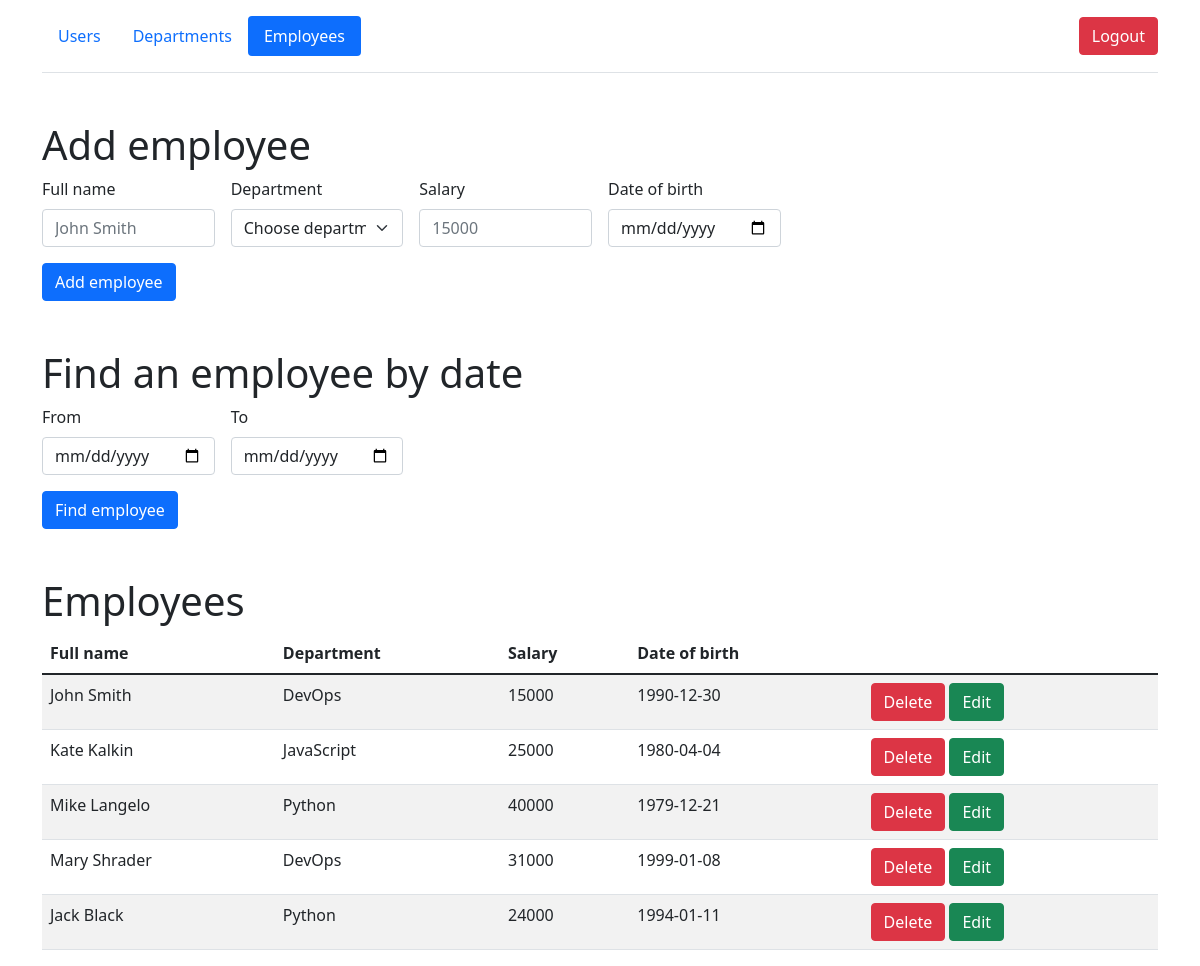
Page /employees (signed in) on the committed database.
### models/employees.py (models this page shows, shortened)
class Employees(db.Model):
    __table_args__ = {'extend_existing': True}
    id = db.Column(db.Integer, primary_key=True)
    department = db.Column(db.String(50), nullable=False)
    name = db.Column(db.String(50), nullable=False)
    birth_date = db.Column(db.Date, nullable=False)
    salary = db.Column(db.Integer, nullable=False)

### views/api.py (the view, shortened to what this page needs)
@api.route('/employees', methods=['POST', 'GET'])
@login_required
def employees_page():
    departments = Departments.query.all()
    employees = Employees.query.all()
    if session.get('user') == ADMIN:
        return render_template('employees.html', employees=employees, departments=departments)
    if request.method == 'POST':
        if 'From' in request.form.keys() and 'To' in request.form.keys():
            departments, employees = find_emp(departments, employees)
    return render_template('employees_for_users.html', employees=employees, departments=departments)

### models/users.py (called while the page is built)
@login_manager.user_loader
def load_user(user_id):
    return User.query.get(user_id)

### views/api.py (called while the page is built)
@api.before_request
def make_session_permanent():
    session.permanent = False

@api.after_request
def redirect_to_sign_in(response):
    if response.status_code == 401:
        return redirect(url_for('api.login_page') + '?next=' + request.url)
    return response

### templates/employees.html (shortened to what this page needs)
{% extends 'base.html' %}
{% block body %}
<div class="container">
        <header class="d-flex flex-wrap align-items-center justify-content-center justify-content-md-between py-3 mb-4 border-bottom">
          <ul class="nav nav-pills">
              <li class="nav-item"><a href="/users" class="nav-link">Users</a></li>
            <li class="nav-item"><a href="/departments" class="nav-link">Departments</a></li>
            <li class="nav-item"><a href="/employees" class="nav-link active">Employees</a></li>
          </ul>
            <div class="col-md-3 text-end">
                <a href="/logout">
                    <button type="button" class="btn btn-danger">Logout</button>
                </a>
              </div>
        </header>
      </div>
 <div class="container mt-5">
        <h1>Add employee</h1>
      <form method="post" class="row g-3 needs-validation" novalidate>
                <div class="col-md-2">
                  <label for="validationCustom01" class="form-label">Full name</label>
                  <input type="text"  name="name" class="form-control" id="validationCustom01" placeholder="John Smith" required>
                </div>
                <div class="col-md-2">
                  <label for="validationCustom04" class="form-label">Department</label>
                  <select name="department" class="form-select" id="validationCustom04" required>
                    <option selected disabled value="">Choose department</option>
                  </select>
                </div>
                <div class="col-md-2">
                  <label for="validationCustom05" class="form-label">Salary</label>
                  <input name="salary" type="text" class="form-control" id="validationCustom05" placeholder="15000" required>
                </div>
                  <div class="col-md-2">
                    <label for="validationCustom05" class="form-label">Date of birth</label>
                    <input name="birth_date" id="validationCustom06" type="date" class="form-control">
                  </div>
              <div class="col-12">
                <button class="btn btn-primary" type="submit">Add employee</button>
              </div>
      </form>
 </div>
<div class="container mt-5">
    <h1>Find an employee by date</h1>
     <form id="find_by_date" method="post" class="row g-3 needs-validation" novalidate>
        <div class="col-md-2">
                    <label for="validationCustom05" class="form-label">From</label>
                    <input name="From" id="validationCustom0" type="date" class="form-control">
        </div>
         <div class="col-md-2">
                    <label for="validationCustom05" class="form-label">To</label>
                    <input name="To" id="validationCustom1" type="date" class="form-control">
        </div>
         <div class="col-12">
                <button class="btn btn-primary" type="submit">Find employee</button>
              </div>
     </form>
</div>
<div class="container mt-5">
    <h1>Employees</h1>
        <table id="data" class="table table-striped">
            <thead>
              <tr>
                <th>Full name</th>
                  <th>Department</th>
                  <th>Salary</th>
                  <th>Date of birth</th>
                  <th></th>
              </tr>
            </thead>
            <tbody>
              {% for emp in employees %}
              {% if emp.id == id %}
                  <form method="post" class="row g-3 needs-validation" novalidate>
                            <tr>
                                  <td><input type="text"  name="new_name" class="form-control" id="validationCustom08" value="{{ emp.name }}" required></td>
                                  <td><select name="new_department" class="form-select" id="validationCustom09"  required>
                                    <option selected >{{ emp.department }}</option>
                                      {% for dnt in departments %}
                                        {% if dnt.department != emp.department %}
                                          <option>{{ dnt.department }}</option>
                                        {% endif %}
                                      {% endfor %}
                                  </select></td>
                                    <td><input name="new_salary" type="text" class="form-control" id="validationCustom10" value="{{ emp.salary }}" required></td>
                                    <td><input name="new_birth_date" id="validationCustom11" type="date" class="form-control" value="{{ emp.birth_date }}"></td>
                                    <td>
                                 <a href="/employees" class="btn btn-danger">Cancel</a>
                                <button class="btn btn-success" type="submit">Change</button>
                                </td>
                         </tr>
                  </form>
              {% else %}
                <tr>
                  <td>{{ emp.name }}</td>
                  <td>{{ emp.department }}</td>
                    <td>{{ emp.salary }}</td>
                    <td>{{ emp.birth_date }}</td>
                    <td>
                 <a href="/employees/{{ emp.id }}/del" class="btn btn-danger">Delete</a>
                <a href="/employees/{{ emp.id }}/edit" class="btn btn-success">Edit</a>
              </td>
                </tr>
                {% endif %}
              {% endfor %}
            </tbody>
        </table>
</div>
{% endblock %}

### rows in the picture
Employees: name "John Smith", department "DevOps", salary "15000", birth_date "1990-12-30"
Employees: name "Kate Kalkin", department "JavaScript", salary "25000", birth_date "1980-04-04"
Employees: name "Mike Langelo", department "Python", salary "40000", birth_date "1979-12-21"
Employees: name "Mary Shrader", department "DevOps", salary "31000", birth_date "1999-01-08"
Employees: name "Jack Black", department "Python", salary "24000", birth_date "1994-01-11"
